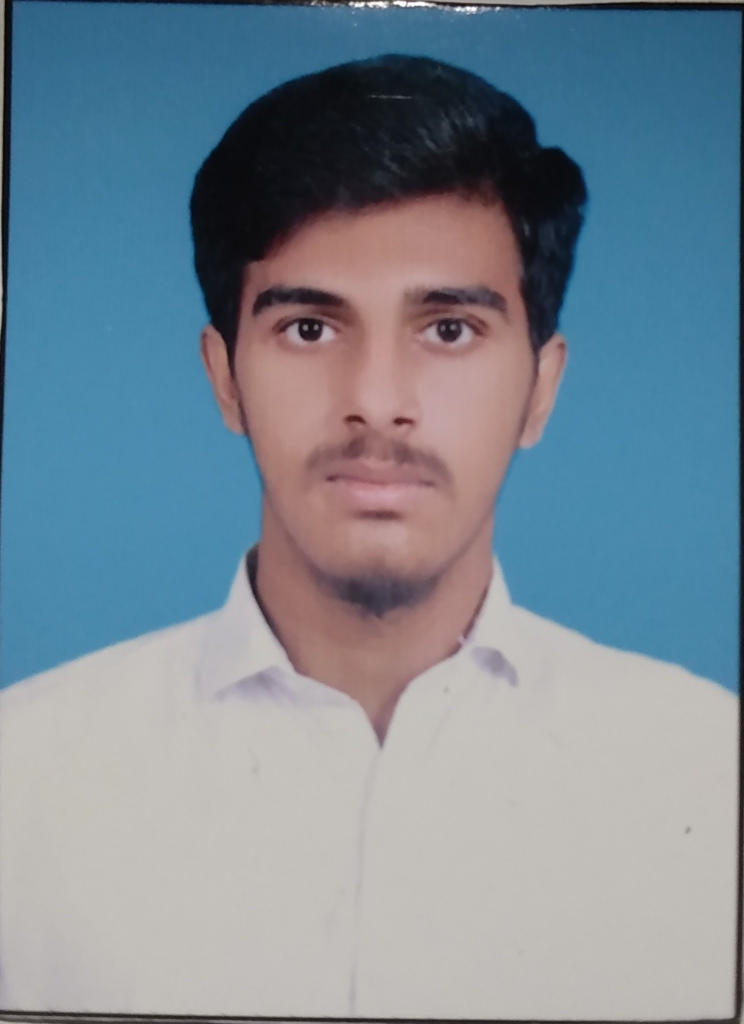
#> input picture yaseen.jpg, 1488 x 2048 px (shown at 1/2 size)
$ python Crop-Resize.py
#> lines starting #> are read from the running program, lines starting #| are printed output that depends on the picture
import cv2

height,widht=400,400 #height first and second widht

img = cv2.imread("./yaseen.jpg")
#> img is the input picture: shape (2048, 1488, 3); mean B, G, R 149.1, 137.2, 121.9
print(img.shape,"orignal")
#| (2048, 1488, 3) orignal

imgResize = cv2.resize(img,(widht,height)) #first widht second height
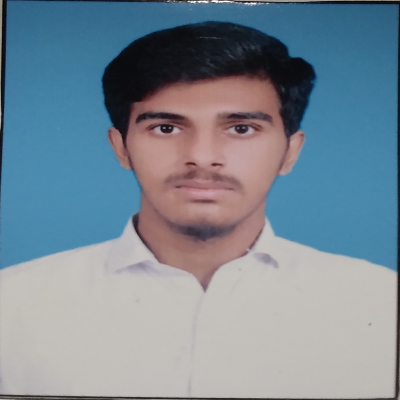
#> imgResize: shape (400, 400, 3); mean B, G, R 149.1, 137.2, 121.9
print(imgResize.shape,"resized")
#| (400, 400, 3) resized

imgCropped = imgResize[40:250,0:400] #first height second widht
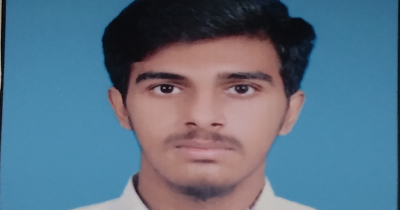
#> imgCropped: shape (210, 400, 3); mean B, G, R 132.4, 112.9, 90
print(imgCropped.shape,"cropped")
#| (210, 400, 3) cropped

cv2.imshow("yaseen",imgCropped)
cv2.waitKey(0)

$ run again, with cardImg.jpg copied over yaseen.jpg
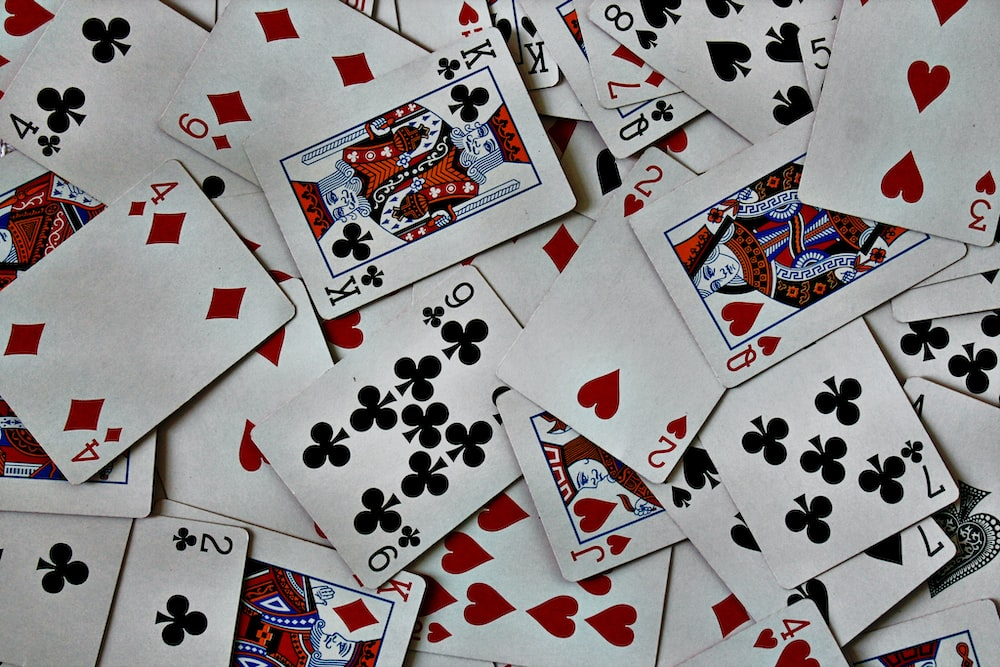
#> input picture cardImg.jpg, 1000 x 667 px
#> img is the input picture: shape (667, 1000, 3); mean B, G, R 138.7, 138, 142.6
#| (667, 1000, 3) orignal
#> `imgResize = cv2.resize(img,(widht,height))`:
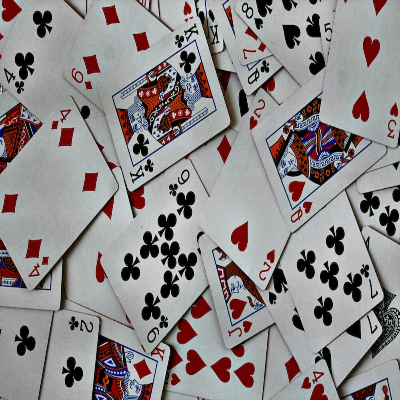
#> imgResize: shape (400, 400, 3); mean B, G, R 138.6, 137.9, 142.5
#| (400, 400, 3) resized
#> `imgCropped = imgResize[40:250,0:400]`:
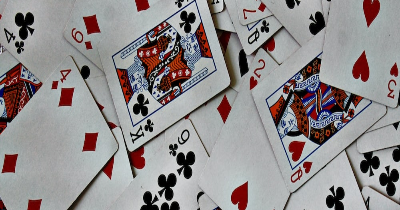
#> imgCropped: shape (210, 400, 3); mean B, G, R 140.8, 140.2, 145
#| (210, 400, 3) cropped
